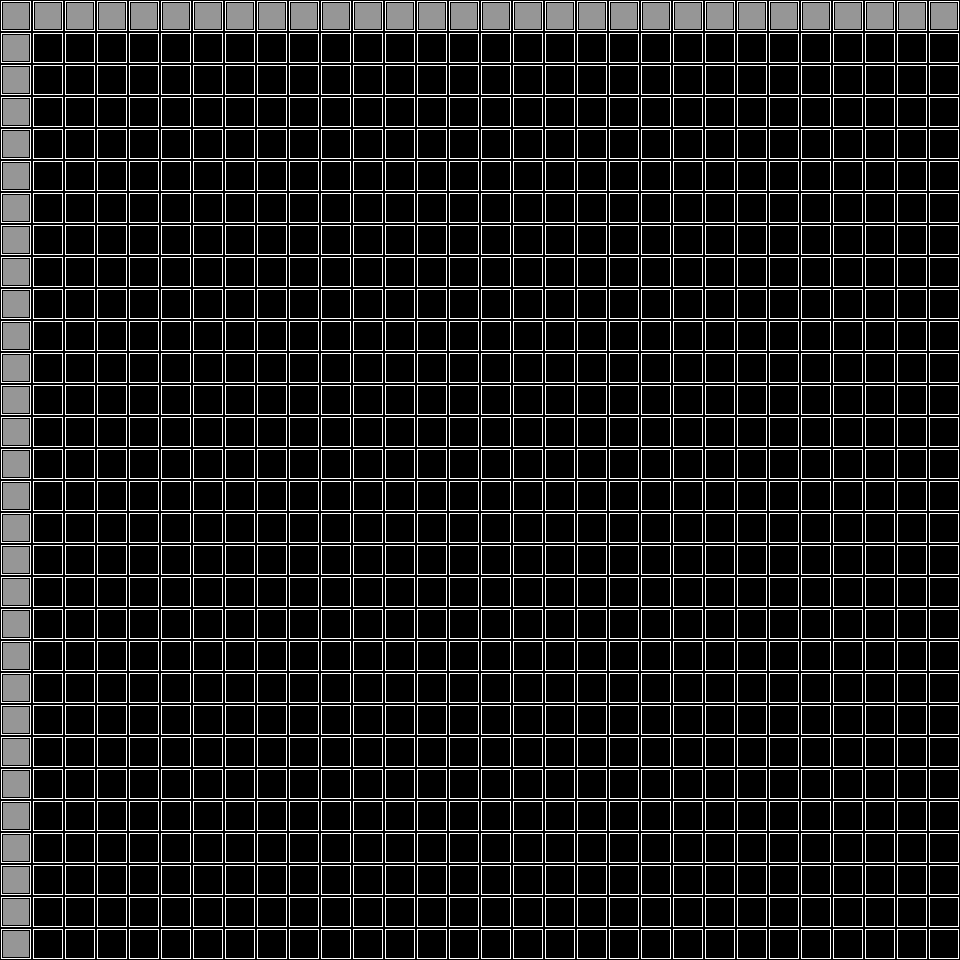

This is a level from a 2D game, rendered from its Tiled map with the project's own tilesets. A one-line summary and the complete map file follow:
An orthogonal 30x30 tile map with 32x32 px tiles, 1 tile layer (Tile Layer 1).

<map version="1.10" tiledversion="1.11.0" orientation="orthogonal" renderorder="right-down" width="30" height="30" tilewidth="32" tileheight="32" infinite="0" nextlayerid="2" nextobjectid="1">
 <tileset firstgid="1" source="grid template tiles.tsx" />
 <layer id="1" name="Tile Layer 1" width="30" height="30">
  <data encoding="csv">
2,2,2,2,2,2,2,2,2,2,2,2,2,2,2,2,2,2,2,2,2,2,2,2,2,2,2,2,2,2,
2,1,1,1,1,1,1,1,1,1,1,1,1,1,1,1,1,1,1,1,1,1,1,1,1,1,1,1,1,1,
2,1,1,1,1,1,1,1,1,1,1,1,1,1,1,1,1,1,1,1,1,1,1,1,1,1,1,1,1,1,
2,1,1,1,1,1,1,1,1,1,1,1,1,1,1,1,1,1,1,1,1,1,1,1,1,1,1,1,1,1,
2,1,1,1,1,1,1,1,1,1,1,1,1,1,1,1,1,1,1,1,1,1,1,1,1,1,1,1,1,1,
2,1,1,1,1,1,1,1,1,1,1,1,1,1,1,1,1,1,1,1,1,1,1,1,1,1,1,1,1,1,
2,1,1,1,1,1,1,1,1,1,1,1,1,1,1,1,1,1,1,1,1,1,1,1,1,1,1,1,1,1,
2,1,1,1,1,1,1,1,1,1,1,1,1,1,1,1,1,1,1,1,1,1,1,1,1,1,1,1,1,1,
2,1,1,1,1,1,1,1,1,1,1,1,1,1,1,1,1,1,1,1,1,1,1,1,1,1,1,1,1,1,
2,1,1,1,1,1,1,1,1,1,1,1,1,1,1,1,1,1,1,1,1,1,1,1,1,1,1,1,1,1,
2,1,1,1,1,1,1,1,1,1,1,1,1,1,1,1,1,1,1,1,1,1,1,1,1,1,1,1,1,1,
2,1,1,1,1,1,1,1,1,1,1,1,1,1,1,1,1,1,1,1,1,1,1,1,1,1,1,1,1,1,
2,1,1,1,1,1,1,1,1,1,1,1,1,1,1,1,1,1,1,1,1,1,1,1,1,1,1,1,1,1,
2,1,1,1,1,1,1,1,1,1,1,1,1,1,1,1,1,1,1,1,1,1,1,1,1,1,1,1,1,1,
2,1,1,1,1,1,1,1,1,1,1,1,1,1,1,1,1,1,1,1,1,1,1,1,1,1,1,1,1,1,
2,1,1,1,1,1,1,1,1,1,1,1,1,1,1,1,1,1,1,1,1,1,1,1,1,1,1,1,1,1,
2,1,1,1,1,1,1,1,1,1,1,1,1,1,1,1,1,1,1,1,1,1,1,1,1,1,1,1,1,1,
2,1,1,1,1,1,1,1,1,1,1,1,1,1,1,1,1,1,1,1,1,1,1,1,1,1,1,1,1,1,
2,1,1,1,1,1,1,1,1,1,1,1,1,1,1,1,1,1,1,1,1,1,1,1,1,1,1,1,1,1,
2,1,1,1,1,1,1,1,1,1,1,1,1,1,1,1,1,1,1,1,1,1,1,1,1,1,1,1,1,1,
2,1,1,1,1,1,1,1,1,1,1,1,1,1,1,1,1,1,1,1,1,1,1,1,1,1,1,1,1,1,
2,1,1,1,1,1,1,1,1,1,1,1,1,1,1,1,1,1,1,1,1,1,1,1,1,1,1,1,1,1,
2,1,1,1,1,1,1,1,1,1,1,1,1,1,1,1,1,1,1,1,1,1,1,1,1,1,1,1,1,1,
2,1,1,1,1,1,1,1,1,1,1,1,1,1,1,1,1,1,1,1,1,1,1,1,1,1,1,1,1,1,
2,1,1,1,1,1,1,1,1,1,1,1,1,1,1,1,1,1,1,1,1,1,1,1,1,1,1,1,1,1,
2,1,1,1,1,1,1,1,1,1,1,1,1,1,1,1,1,1,1,1,1,1,1,1,1,1,1,1,1,1,
2,1,1,1,1,1,1,1,1,1,1,1,1,1,1,1,1,1,1,1,1,1,1,1,1,1,1,1,1,1,
2,1,1,1,1,1,1,1,1,1,1,1,1,1,1,1,1,1,1,1,1,1,1,1,1,1,1,1,1,1,
2,1,1,1,1,1,1,1,1,1,1,1,1,1,1,1,1,1,1,1,1,1,1,1,1,1,1,1,1,1,
2,1,1,1,1,1,1,1,1,1,1,1,1,1,1,1,1,1,1,1,1,1,1,1,1,1,1,1,1,1
</data>
 </layer>
</map>